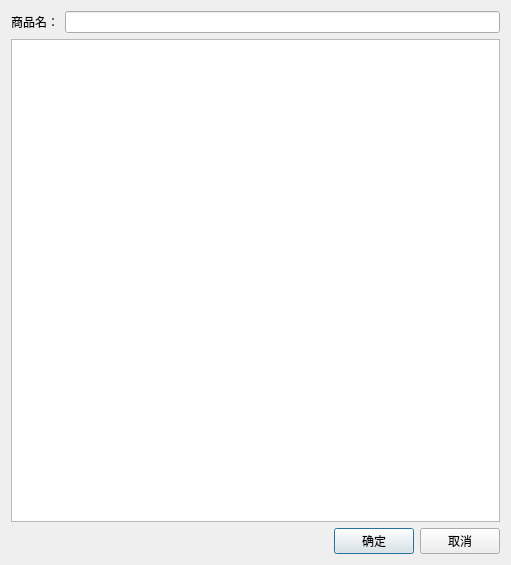
<?xml version="1.0" encoding="UTF-8"?>
<ui version="4.0">
 <class>DialogSelectProduct</class>
 <widget class="QDialog" name="DialogSelectProduct">
  <property name="geometry">
   <rect>
    <x>0</x>
    <y>0</y>
    <width>511</width>
    <height>565</height>
   </rect>
  </property>
  <property name="windowTitle">
   <string>选择商品</string>
  </property>
  <layout class="QVBoxLayout" name="verticalLayout">
   <item>
    <layout class="QHBoxLayout" name="horizontalLayout">
     <item>
      <widget class="QLabel" name="label">
       <property name="text">
        <string>商品名：</string>
       </property>
      </widget>
     </item>
     <item>
      <widget class="QLineEdit" name="edtName"/>
     </item>
    </layout>
   </item>
   <item>
    <widget class="QListView" name="lvProduct">
     <property name="editTriggers">
      <set>QAbstractItemView::NoEditTriggers</set>
     </property>
     <property name="alternatingRowColors">
      <bool>true</bool>
     </property>
     <property name="selectionBehavior">
      <enum>QAbstractItemView::SelectRows</enum>
     </property>
    </widget>
   </item>
   <item>
    <layout class="QHBoxLayout" name="horizontalLayout_2">
     <item>
      <spacer name="horizontalSpacer">
       <property name="orientation">
        <enum>Qt::Horizontal</enum>
       </property>
       <property name="sizeHint" stdset="0">
        <size>
         <width>40</width>
         <height>20</height>
        </size>
       </property>
      </spacer>
     </item>
     <item>
      <widget class="QPushButton" name="btnOk">
       <property name="text">
        <string>确定</string>
       </property>
      </widget>
     </item>
     <item>
      <widget class="QPushButton" name="btnCancel">
       <property name="text">
        <string>取消</string>
       </property>
      </widget>
     </item>
    </layout>
   </item>
  </layout>
 </widget>
 <resources/>
 <connections/>
</ui>
